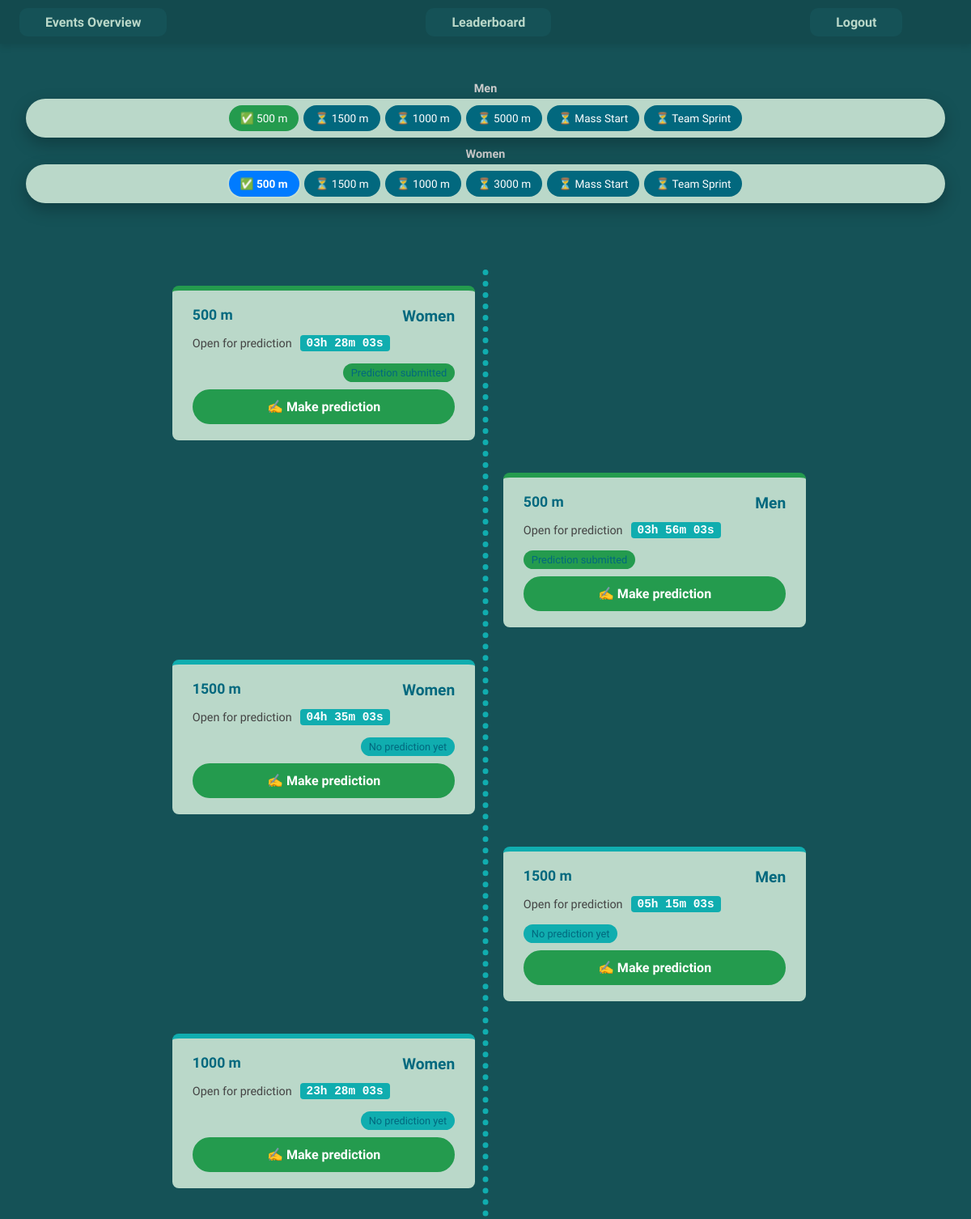
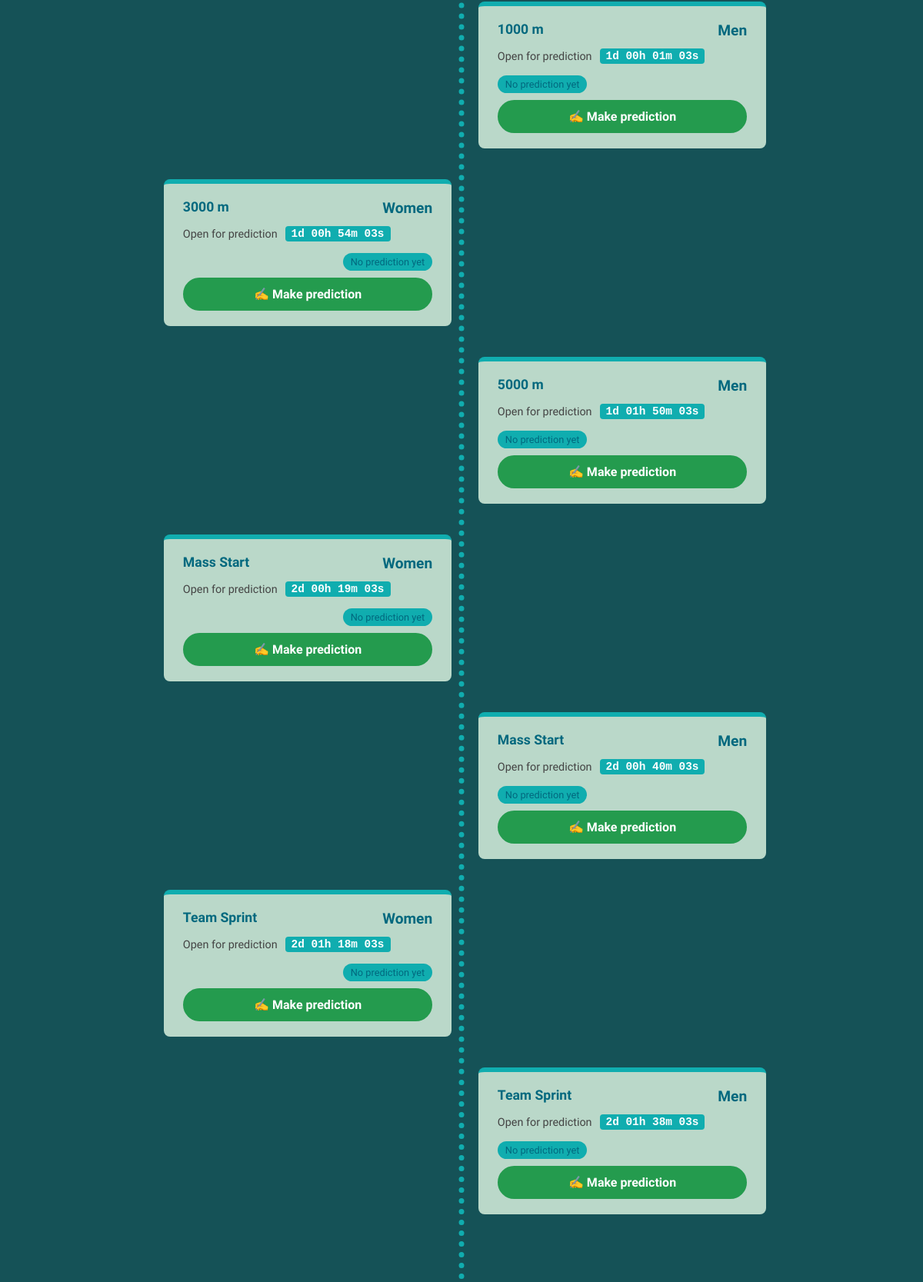
The page /events (signed in) on the database its author committed (2 pictures, top to bottom).
### app/models.py (models this page shows)
class Event(db.Model):
    id = db.Column(db.Integer, primary_key=True)
    name = db.Column(db.String(128), nullable=False)
    discipline = db.Column(db.String(64))
    start_datetime = db.Column(db.DateTime, default=datetime.utcnow)
    gender = db.Column(db.String(16))
    startlist = db.relationship("EventStartlist", backref="event", lazy=True)
    results = db.relationship("EventResult", backref="event", lazy=True)
    predictions = db.relationship("Prediction", backref="event", lazy=True)

### app/routes/events/overview.py (the view)
@events_bp.route("/events")
@login_required
def events_overview():
    events = Event.query.order_by(Event.start_datetime).all()
    user_predictions = {p.event_id for p in Prediction.query.filter_by(user_id=current_user.id)}
    return render_template(
        "events/overview.html",
        events=events,
        user_predictions=user_predictions,
        now=now
    )

### app/models.py (called while the page is built)
@login_manager.user_loader
def load_user(user_id):
    return User.query.get(int(user_id))

### app/templates/events/overview.html (shortened to what this page needs)
{% extends "base.html" %}
{% block content %}
<link rel="stylesheet"
      href="https://cdn.jsdelivr.net/npm/flipdown@0.3.2/dist/flipdown.min.css" />
<link rel="stylesheet"
      href="{{ url_for('static', filename='css/timeline.css') }}">
<div class="event-nav-wrapper">
    <div class="event-gender-section">
        <div class="gender-title">Men</div>
        <div class="event-nav">
            {% for event in events %}
                {% set event_name, gender = event.name.rsplit(' ', 1) %}
                {% if gender == 'Men' %}
                    <a href="#event-{{ event.id }}"
                       data-target="event-{{ event.id }}"
                       class="event-link
                       {% if event.start_datetime < now %}started
                       {% elif event.id in user_predictions %}predicted
                       {% else %}open
                       {% endif %}">
                        {% if event.start_datetime < now %}
                            🏁
                        {% elif event.id in user_predictions %}
                            ✅
                        {% else %}
                            ⏳
                        {% endif %}
                        {{ event_name }}
                    </a>
                {% endif %}
            {% endfor %}
        </div>
    </div>
    <div class="event-gender-section">
        <div class="gender-title">Women</div>
        <div class="event-nav">
            {% for event in events %}
                {% set event_name, gender = event.name.rsplit(' ', 1) %}
                {% if gender == 'Women' %}
                    <a href="#event-{{ event.id }}"
                       data-target="event-{{ event.id }}"
                       class="event-link
                       {% if event.start_datetime < now %}started
                       {% elif event.id in user_predictions %}predicted
                       {% else %}open
                       {% endif %}">
                        {% if event.start_datetime < now %}
                            🏁
                        {% elif event.id in user_predictions %}
                            ✅
                        {% else %}
                            ⏳
                        {% endif %}
                        {{ event_name }}
                    </a>
                {% endif %}
            {% endfor %}
        </div>
    </div>
</div>
<div class="timeline">
    {% for event in events %}
    <div id="event-{{ event.id }}" class="timeline-item {% if loop.index is even %}right{% else %}left{% endif %}">
        <div class="timeline-content
            {% if event.id in user_predictions %} predicted
            {% elif event.start_datetime < now %} closed
            {% else %} open
            {% endif %}">
            {% set event_name, gender = event.name.rsplit(' ', 1) %}
            <div class="card-header">
                <span class="event-name">{{ event_name }}</span>
                <span class="event-gender">{{ gender }}</span>
            </div>
            <div class="card-status">
                {% if event.start_datetime < now %}
                    <span class="status-text">Event finished</span>
                {% else %}
                    <span class="status-text">Open for prediction</span>
                    <span class="countdown-timer timer"
                          data-start="{{ event.start_datetime.timestamp()|float }}"
                          data-now="{{ now.timestamp()|float }}"></span>
                {% endif %}
            </div>
            {% if event.id in user_predictions %}
                <div class="card-prediction">
                    <span class="badge predicted">Prediction submitted</span>
                </div>
            {% elif event.start_datetime >= now %}
                <div class="card-prediction">
                    <span class="badge open">No prediction yet</span>
                </div>
            {% endif %}
            <a class="btn {% if event.start_datetime < now %}result-btn{% else %}predict-btn{% endif %}"
               href="{{ url_for('events.event_detail', event_id=event.id) }}">
                {% if event.start_datetime < now %}
                    🏁 See result
                {% else %}
                    ✍️ Make prediction
                {% endif %}
            </a>
        </div>
    </div>
    {% endfor %}
</div>
{% endblock %}

### app/templates/base.html (shortened to what this page needs)
<!DOCTYPE html>
<html lang="en">
<head>
</head>
<body>
{% if not hide_navbar %}
<nav class="navbar">
  <div class="nav-buttons">
    <a href="{{ url_for('events.events_overview') }}">Events Overview</a>
    <a href="{{ url_for('leaderboard.leaderboard') }}">Leaderboard</a>
    <a href="{{ url_for('auth.login_register') }}">Logout</a>
  </div>
</nav>
{% endif %}
<div class="main-content">
  {% block content %}{% endblock %}
</div>
</body>
</html>

### app/static/css/timeline.css (style rules this page uses)
*, *::before, *::after { box-sizing: border-box; }
body { background: var(--color-4); font-family: Arial, sans-serif; color: #eee; margin: 0; padding: 0; }
.timeline { position: relative; width: 80%; margin: auto; padding: 40px 0; margin-top: 15px; }
.timeline::before { content: ''; position: absolute; left: 50%; width: 3px; height: 100%; border-left: 7px dotted var(--color-6); transform: translateX(-50%); }
.timeline-item { width: 50%; padding: 20px 40px; position: relative; }
.timeline-item.left { left: 3%; text-align: right; }
.timeline-item.right { left: 48%; text-align: left; }
.timeline-content { background: var(--color-2); color: var(--color-1); padding: 20px 25px; border-radius: 8px; position: relative; display: flex; flex-direction: column; gap: 12px; border-top: 6px solid transparent; }
.timeline-content.open { border-top-color: var(--color-6); }
.timeline-content.predicted { border-top-color: var(--color-5); }
.card-header { display: flex; justify-content: space-between; font-weight: 700; font-size: 1.1rem; color: var(--color-1); }
.event-name { max-width: 70%; overflow: hidden; text-overflow: ellipsis; white-space: nowrap; }
.event-gender { font-size: 1.2rem; color: var(--color-1); }
.card-status { display: flex; align-items: center; gap: 10px; font-size: 0.9rem; font-weight: 500; color: #444; }
.countdown-timer { background: var(--color-6); color: #fff; font-weight: 600; padding: 2px 8px; border-radius: 4px; font-family: monospace; }
.card-prediction { margin-top: 4px; }
.card-prediction .badge { font-size: 0.8rem; padding: 4px 10px; border-radius: 20px; }
.badge.open { background: var(--color-6); }
.badge.predicted { background: var(--color-5); }
.btn { margin-top: auto; padding: 10px 14px; border-radius: 25px; font-weight: 600; text-decoration: none; text-align: center; display: inline-flex; align-items: center; justify-content: center; gap: 6px; transition: all 0.2s ease; cursor: pointer; border: 2px solid transparent; }
.predict-btn { background: var(--color-5); color: #fff; border-color: var(--color-5); }
.event-nav-wrapper { position: sticky; top: 0; z-index: 1000; background: transparent; padding: 15px 0; }
.event-nav { display: flex; flex-wrap: wrap; justify-content: center; gap: 6px; padding: 8px; margin: 0 auto; max-width: 100%; background: var(--color-2); border-radius: 50px; box-shadow: 0 8px 20px rgba(0,0,0,0.25); }
.event-nav a { padding: 8px 14px; border-radius: 999px; font-size: 0.85rem; color: #ddd; text-decoration: none; white-space: nowrap; transition: all 0.25s ease; }
.event-nav a.active { background: #007BFF; color: #fff; font-weight: 600; box-shadow: 0 0 0 2px rgba(255,255,255,0.15); }
.event-nav a.predicted { background: var(--color-5); color: #fff; }
.event-nav a.open { background: var(--color-1); color: #fff; }
.event-gender-section { margin-bottom: 12px; }
.gender-title { font-weight: 700; font-size: 0.9rem; color: #ccc; margin-bottom: 4px; text-align: center; }
.event-nav { display: flex; flex-wrap: wrap; justify-content: center; gap: 6px; padding: 6px 8px; border-radius: 50px; background: var(--color-2); box-shadow: 0 6px 15px rgba(0,0,0,0.15); }

### app/templates/base.html (style rules this page uses)
:root { --color-1: #02687E; --color-2: #BAD8C9; --color-3: #6CC239; --color-4: #155257; --color-5: #249B4E; --color-6: #10ADAF; }
* { box-sizing: border-box; margin: 0; padding: 0; font-family: "Fira Sans", Helvetica, Arial, sans-serif; }
body { background-color: #f9f9f9; min-height: 100vh; display: flex; flex-direction: column; }
.navbar { position: relative; background-image: url('https://gstatic.olympics.com/s1/t_original/f_auto/static/mc2026/header/normal/jpg/light/mc2026_header_extra-extra-large_1_energy_v2_2'); background-size: cover; background-position: center; background-repeat: no-repeat; color: white; display: flex; align-items: center; justify-content: space-between; padding: 0.6rem 1.5rem; box-shadow: 0 4px 8px rgba(0,0,0,0.1); z-index: 1; }
.navbar::before { content: ""; position: absolute; top: 0; left: 0; width: 100%; height: 100%; background-color: rgba(0, 0, 0, 0.1); z-index: 0; border-radius: 0; }
.navbar .logo, .navbar .nav-buttons a { position: relative; z-index: 1; }
.navbar .nav-buttons { display: flex; gap: 20rem; }
.navbar .nav-buttons a { text-decoration: none; padding: 0.5rem 2rem; border-radius: 10px; font-weight: 600; transition: all 0.3s ease; color: var(--color-2); background-color: var(--color-4); }
.main-content { flex: 1; padding: 2rem; }

### rows shown on the page
Event: discipline "500 m", gender "Men", shows "Prediction submitted", shows "✍️ Make prediction"
Event: discipline "1500 m", gender "Men", shows "No prediction yet", shows "✍️ Make prediction"
Event: discipline "1000 m", gender "Men", shows "No prediction yet", shows "✍️ Make prediction"
Event: discipline "5000 m", gender "Men", shows "No prediction yet", shows "✍️ Make prediction"
Event: discipline "Mass Start", gender "Men", shows "No prediction yet", shows "✍️ Make prediction"
Event: discipline "Team Sprint", gender "Men", shows "No prediction yet", shows "✍️ Make prediction"
Event: discipline "500 m", gender "Women", shows "Prediction submitted", shows "✍️ Make prediction"
Event: discipline "1500 m", gender "Women", shows "No prediction yet", shows "✍️ Make prediction"
Event: discipline "1000 m", gender "Women", shows "No prediction yet", shows "✍️ Make prediction"
Event: discipline "3000 m", gender "Women", shows "No prediction yet", shows "✍️ Make prediction"
Event: discipline "Mass Start", gender "Women", shows "No prediction yet", shows "✍️ Make prediction"
Event: discipline "Team Sprint", gender "Women", shows "No prediction yet", shows "✍️ Make prediction"
